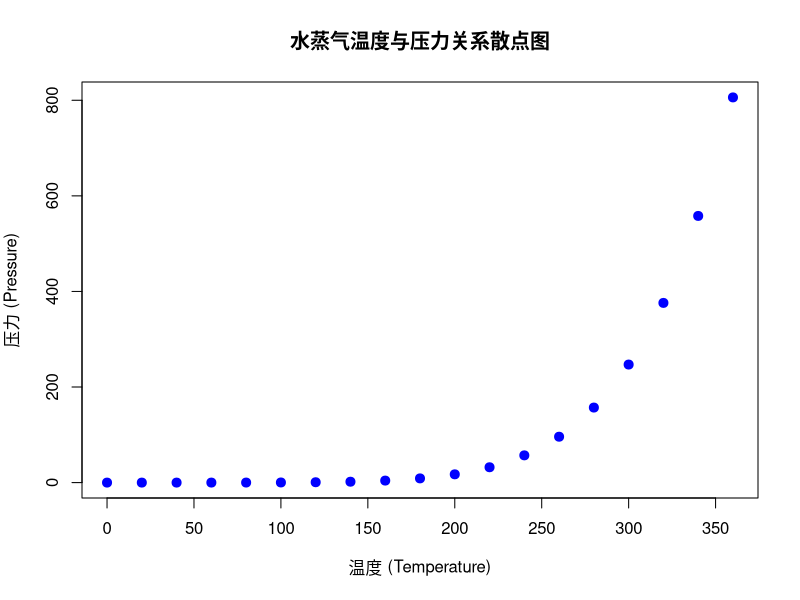

Source code (R):
#lab4-1

# 1. 调用 R 自带数据集 pressure（水蒸气温度与压力）
data(pressure)

# 2. 绘制散点图 + 标题 + 坐标轴
plot(pressure$temperature, pressure$pressure,
     main = "水蒸气温度与压力关系散点图",  # 标题
     xlab = "温度 (Temperature)",          # x轴
     ylab = "压力 (Pressure)",             # y轴
     pch = 19, col = "blue", cex = 1.2)    # 点样式、颜色、大小
